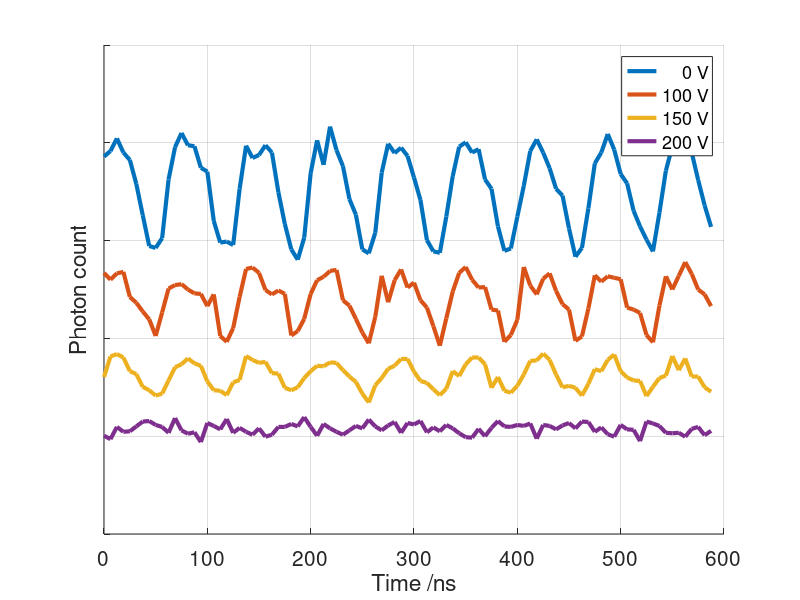
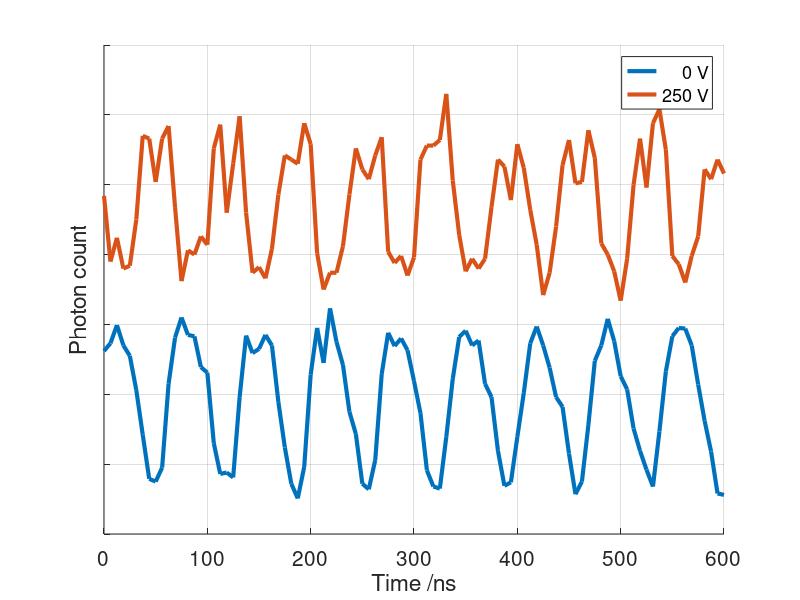
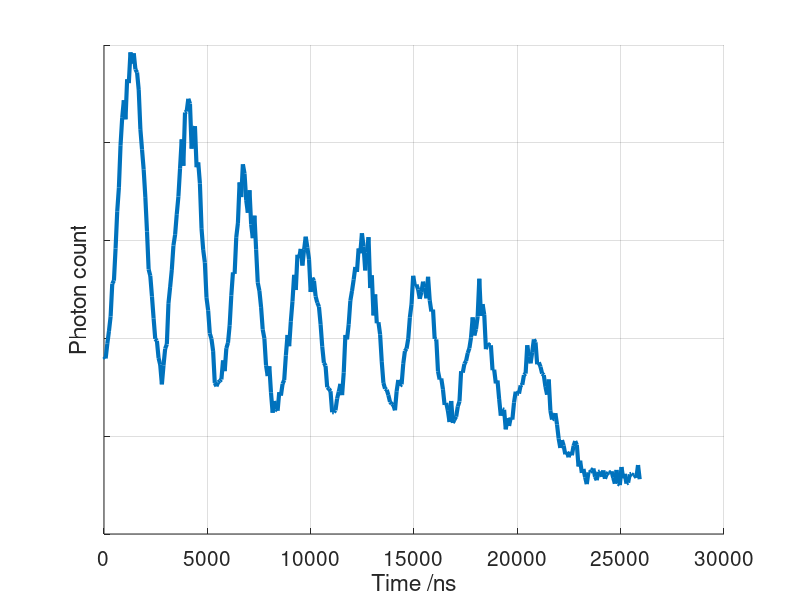

Reproduce these figures in MATLAB, in order.
% micromotion: change high comp voltage to affect micromotion amplitude

time = [3.49900000000000,4.49700000000000,5.49500000000000,6.49300000000000,7.49100000000000,8.48900000000000,9.48700000000000,10.4850000000000,11.4830000000000,12.4810000000000,13.4790000000000,14.4770000000000,15.4750000000000,16.4730000000000,17.4710000000000,18.4690000000000,19.4670000000000,20.4650000000000,21.4630000000000,22.4610000000000,23.4590000000000,24.4570000000000,25.4550000000000,26.4530000000000,27.4510000000000,28.4490000000000,29.4470000000000,30.4450000000000,31.4430000000000,32.4410000000000,33.4390000000000,34.4370000000000,35.4350000000000,36.4330000000000,37.4310000000000,38.4290000000000,39.4270000000000,40.4250000000000,41.4230000000000,42.4210000000000,43.4190000000000,44.4170000000000,45.4150000000000,46.4130000000000,47.4110000000000,48.4090000000000,49.4070000000000,50.4050000000000,51.4030000000000,52.4010000000000,53.3990000000000,54.3970000000000,55.3950000000000,56.3930000000000,57.3910000000000,58.3890000000000,59.3870000000000,60.3850000000000,61.3830000000000,62.3810000000000,63.3790000000000,64.3770000000000,65.3750000000000,66.3730000000000,67.3710000000000,68.3690000000000,69.3670000000000,70.3650000000000,71.3630000000000,72.3610000000000,73.3590000000000,74.3570000000000,75.3550000000000,76.3530000000000,77.3510000000000,78.3490000000000,79.3470000000000,80.3450000000000,81.3430000000000,82.3410000000000,83.3390000000000,84.3370000000000,85.3350000000000,86.3330000000000,87.3310000000000,88.3290000000000,89.3270000000000,90.3250000000000,91.3230000000000,92.3210000000000,93.3190000000000,94.3170000000000,95.3150000000000,96.3130000000000,97.3110000000000];
time_ns = [0:6.25:length(time)*6.25-1];

time2 = [3.49900000000000,4.49700000000000,5.49500000000000,6.49300000000000,7.49100000000000,8.48900000000000,9.48700000000000,10.4850000000000,11.4830000000000,12.4810000000000,13.4790000000000,14.4770000000000,15.4750000000000,16.4730000000000,17.4710000000000,18.4690000000000,19.4670000000000,20.4650000000000,21.4630000000000,22.4610000000000,23.4590000000000,24.4570000000000,25.4550000000000,26.4530000000000,27.4510000000000,28.4490000000000,29.4470000000000,30.4450000000000,31.4430000000000,32.4410000000000,33.4390000000000,34.4370000000000,35.4350000000000,36.4330000000000,37.4310000000000,38.4290000000000,39.4270000000000,40.4250000000000,41.4230000000000,42.4210000000000,43.4190000000000,44.4170000000000,45.4150000000000,46.4130000000000,47.4110000000000,48.4090000000000,49.4070000000000,50.4050000000000,51.4030000000000,52.4010000000000,53.3990000000000,54.3970000000000,55.3950000000000,56.3930000000000,57.3910000000000,58.3890000000000,59.3870000000000,60.3850000000000,61.3830000000000,62.3810000000000,63.3790000000000,64.3770000000000,65.3750000000000,66.3730000000000,67.3710000000000,68.3690000000000,69.3670000000000,70.3650000000000,71.3630000000000,72.3610000000000,73.3590000000000,74.3570000000000,75.3550000000000,76.3530000000000,77.3510000000000,78.3490000000000,79.3470000000000,80.3450000000000,81.3430000000000,82.3410000000000,83.3390000000000,84.3370000000000,85.3350000000000,86.3330000000000,87.3310000000000,88.3290000000000,89.3270000000000,90.3250000000000,91.3230000000000,92.3210000000000,93.3190000000000,94.3170000000000,95.3150000000000,96.3130000000000,97.3110000000000,98.3090000000000,99.3070000000000];
time2_ns = [0:6.25:length(time2)*6.25-1];

LC000 = [362,373,399,370,355,306,242,179,175,195,315,381,410,385,383,339,331,230,186,188,181,296,384,359,365,385,370,289,224,172,151,196,328,395,345,423,375,342,275,243,172,164,206,329,388,369,380,363,319,273,191,168,165,239,322,382,391,370,377,315,296,219,169,174,239,302,373,397,370,338,296,282,215,157,175,256,348,370,408,376,326,307,251,219,192,168,247,333,383,395,394,370,314,262,218];
LC100 = [364,350,363,366,315,303,285,269,235,283,332,339,341,330,322,321,296,320,235,223,251,315,372,375,364,329,320,328,321,236,245,270,321,349,356,368,370,308,297,270,242,220,274,358,304,349,371,334,344,308,293,255,215,271,326,364,376,350,334,335,289,287,223,237,268,376,338,320,352,363,327,300,289,225,234,291,359,346,357,354,351,293,289,282,237,222,297,357,330,358,386,362,330,320,296];
LC150 = [121,163,168,161,133,127,101,94,83,87,114,141,147,159,149,144,112,94,93,84,110,115,164,156,150,152,129,128,99,94,100,119,133,144,143,151,150,135,122,111,87,69,104,119,138,144,158,158,132,113,109,96,84,97,133,123,147,161,161,147,99,121,93,89,103,126,154,155,169,156,126,100,103,99,83,107,137,133,156,167,133,120,114,113,82,101,119,124,164,135,159,122,122,100,91];
LC200 = [111,104,129,119,120,130,140,141,133,129,117,147,122,115,118,98,137,131,124,145,117,127,119,113,126,109,113,129,129,135,130,149,129,111,135,126,119,113,122,131,126,144,130,122,132,139,117,137,134,141,118,128,120,133,126,116,108,107,125,110,127,141,130,129,133,131,136,105,133,131,124,132,137,126,140,139,119,128,114,109,133,124,123,100,140,136,131,117,116,117,109,125,129,112,121];
LC250 = [172,125,142,120,122,155,215,213,182,213,222,164,111,133,130,143,137,206,223,160,195,229,160,117,121,113,134,173,201,198,195,224,209,131,105,117,117,136,173,206,191,184,201,214,132,124,129,115,128,198,208,208,212,245,183,144,118,127,120,127,164,198,193,169,209,192,162,137,101,117,150,194,212,181,182,219,199,138,130,118,97,127,180,213,178,224,234,205,129,123,110,129,143,191,184,198,188];


figure(1), clf, hold on
% subplot(4,1,1)
plot(time_ns, LC000 + 210, 'LineWidth', 3)
% subplot(4,1,2)
plot(time_ns, LC100 - 30, 'LineWidth', 3)
% subplot(4,1,3)
plot(time_ns, LC150, 'LineWidth', 3)
% subplot(4,1,4)
plot(time_ns, LC200 - 110, 'LineWidth', 3)
% plot(time2_ns, LC250 - 270, 'LineWidth', 3)
hold off
xlabel('Time /ns', 'FontSize', 20)
ylabel('Photon count', 'FontSize', 20)
% title('Effect of compensation voltage on micromotion amplitude')
set(gca,'YTickLabel',[]);
set(gca, 'FontSize', 15);
legend({'    0 V', '100 V', '150 V', '200 V', '250 V'}, 'FontSize', 13)
grid on


% micromotion: change voltage to induce "phase flip"

time2 = [3.49900000000000,4.49700000000000,5.49500000000000,6.49300000000000,7.49100000000000,8.48900000000000,9.48700000000000,10.4850000000000,11.4830000000000,12.4810000000000,13.4790000000000,14.4770000000000,15.4750000000000,16.4730000000000,17.4710000000000,18.4690000000000,19.4670000000000,20.4650000000000,21.4630000000000,22.4610000000000,23.4590000000000,24.4570000000000,25.4550000000000,26.4530000000000,27.4510000000000,28.4490000000000,29.4470000000000,30.4450000000000,31.4430000000000,32.4410000000000,33.4390000000000,34.4370000000000,35.4350000000000,36.4330000000000,37.4310000000000,38.4290000000000,39.4270000000000,40.4250000000000,41.4230000000000,42.4210000000000,43.4190000000000,44.4170000000000,45.4150000000000,46.4130000000000,47.4110000000000,48.4090000000000,49.4070000000000,50.4050000000000,51.4030000000000,52.4010000000000,53.3990000000000,54.3970000000000,55.3950000000000,56.3930000000000,57.3910000000000,58.3890000000000,59.3870000000000,60.3850000000000,61.3830000000000,62.3810000000000,63.3790000000000,64.3770000000000,65.3750000000000,66.3730000000000,67.3710000000000,68.3690000000000,69.3670000000000,70.3650000000000,71.3630000000000,72.3610000000000,73.3590000000000,74.3570000000000,75.3550000000000,76.3530000000000,77.3510000000000,78.3490000000000,79.3470000000000,80.3450000000000,81.3430000000000,82.3410000000000,83.3390000000000,84.3370000000000,85.3350000000000,86.3330000000000,87.3310000000000,88.3290000000000,89.3270000000000,90.3250000000000,91.3230000000000,92.3210000000000,93.3190000000000,94.3170000000000,95.3150000000000,96.3130000000000,97.3110000000000,98.3090000000000,99.3070000000000];
time2_ns = [0:6.25:length(time2)*6.25-1];
data1 = [362,373,399,370,355,306,242,179,175,195,315,381,410,385,383,339,331,230,186,188,181,296,384,359,365,385,370,289,224,172,151,196,328,395,345,423,375,342,275,243,172,164,206,329,388,369,380,363,319,273,191,168,165,239,322,382,391,370,377,315,296,219,169,174,239,302,373,397,370,338,296,282,215,157,175,256,348,370,408,376,326,307,251,219,192,168,247,333,383,395,394,370,314,262,218,158,156];
data2 = [172,125,142,120,122,155,215,213,182,213,222,164,111,133,130,143,137,206,223,160,195,229,160,117,121,113,134,173,201,198,195,224,209,131,105,117,117,136,173,206,191,184,201,214,132,124,129,115,128,198,208,208,212,245,183,144,118,127,120,127,164,198,193,169,209,192,162,137,101,117,150,194,212,181,182,219,199,138,130,118,97,127,180,213,178,224,234,205,129,123,110,129,143,191,184,198,188];

figure(2), clf, hold on
plot(time2_ns, data1, 'LineWidth', 3)
plot(time2_ns, data2*2 + 240, 'LineWidth', 3)
hold off
xlabel('Time /ns', 'FontSize', 20)
ylabel('Photon count', 'FontSize', 20)
set(gca,'YTickLabel',[]);
set(gca, 'FontSize', 15);
legend({'    0 V', '250 V'}, 'FontSize', 13)
grid on


% Rabi oscillations: 
time_R = [0,80,160,240,320,400,480,560,640,720,800,880,960,1040,1120,1200,1280,1360,1440,1520,1600,1680,1760,1840,1920,2000,2080,2160,2240,2320,2400,2480,2560,2640,2720,2800,2880,2960,3040,3120,3200,3280,3360,3440,3520,3600,3680,3760,3840,3920,4000,4080,4160,4240,4320,4400,4480,4560,4640,4720,4800,4880,4960,5040,5120,5200,5280,5360,5440,5520,5600,5680,5760,5840,5920,6000,6080,6160,6240,6320,6400,6480,6560,6640,6720,6800,6880,6960,7040,7120,7200,7280,7360,7440,7520,7600,7680,7760,7840,7920,8000,8080,8160,8240,8320,8400,8480,8560,8640,8720,8800,8880,8960,9040,9120,9200,9280,9360,9440,9520,9600,9680,9760,9840,9920,10000,10080,10160,10240,10320,10400,10480,10560,10640,10720,10800,10880,10960,11040,11120,11200,11280,11360,11440,11520,11600,11680,11760,11840,11920,12000,12080,12160,12240,12320,12400,12480,12560,12640,12720,12800,12880,12960,13040,13120,13200,13280,13360,13440,13520,13600,13680,13760,13840,13920,14000,14080,14160,14240,14320,14400,14480,14560,14640,14720,14800,14880,14960,15040,15120,15200,15280,15360,15440,15520,15600,15680,15760,15840,15920,16000,16080,16160,16240,16320,16400,16480,16560,16640,16720,16800,16880,16960,17040,17120,17200,17280,17360,17440,17520,17600,17680,17760,17840,17920,18000,18080,18160,18240,18320,18400,18480,18560,18640,18720,18800,18880,18960,19040,19120,19200,19280,19360,19440,19520,19600,19680,19760,19840,19920,20000,20080,20160,20240,20320,20400,20480,20560,20640,20720,20800,20880,20960,21040,21120,21200,21280,21360,21440,21520,21600,21680,21760,21840,21920,22000,22080,22160,22240,22320,22400,22480,22560,22640,22720,22800,22880,22960,23040,23120,23200,23280,23360,23440,23520,23600,23680,23760,23840,23920,24000,24080,24160,24240,24320,24400,24480,24560,24640,24720,24800,24880,24960,25040,25120,25200,25280,25360,25440,25520,25600,25680,25760,25840,25920];
data_R = [363,359,389,415,445,512,518,584,660,708,795,851,887,848,930,922,985,962,983,950,944,908,828,786,745,689,619,541,528,486,441,399,395,360,346,306,345,379,388,472,505,540,590,612,654,690,748,807,753,862,864,890,880,788,822,834,750,760,717,624,581,555,483,457,410,399,374,309,302,310,313,316,355,333,380,391,427,488,535,532,607,636,719,689,756,737,683,657,703,633,605,651,582,514,497,464,418,400,345,323,343,289,248,272,255,252,290,283,307,315,365,407,384,435,476,530,499,571,564,583,549,581,608,586,562,495,524,518,486,473,465,429,383,350,344,300,297,292,249,249,253,277,291,307,284,330,407,398,429,477,497,520,546,536,584,574,615,588,539,576,607,503,529,447,490,431,433,408,352,309,297,295,284,270,266,264,253,292,315,303,306,348,374,379,399,443,470,528,508,510,500,481,495,516,504,482,526,478,455,459,399,398,333,316,318,296,264,268,252,229,272,227,234,240,261,271,333,330,348,354,370,380,402,443,406,419,445,522,446,470,448,378,390,386,386,335,336,308,314,276,242,255,254,214,237,221,238,234,269,291,287,287,304,305,325,328,386,363,349,372,398,392,347,351,342,328,325,301,285,316,252,234,236,247,224,195,176,192,181,163,168,157,168,161,180,190,182,138,150,125,133,116,102,126,126,130,134,117,110,127,128,117,130,113,122,126,125,128,115,103,131,103,100,137,114,123,103,105,122,123,120,121,115,141,112];

figure(3), clf, hold on
plot(time_R, data_R, 'LineWidth', 3)
xlabel('Time /ns', 'FontSize', 20)
ylabel('Photon count', 'FontSize', 20)
set(gca,'YTickLabel',[]);
set(gca, 'FontSize', 15);
grid on